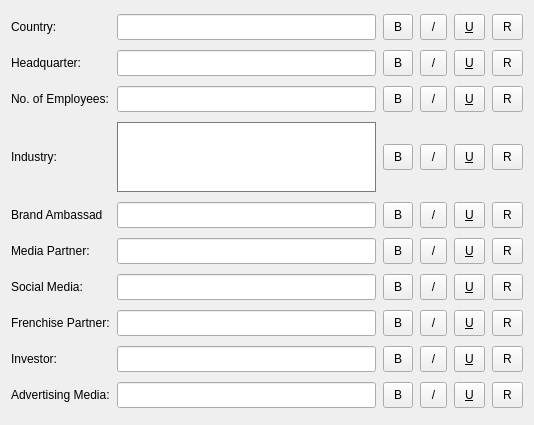
       <widget class="QWidget" name="scrollAreaWidgetContents_7">
        <property name="geometry">
         <rect>
          <x>0</x>
          <y>0</y>
          <width>534</width>
          <height>425</height>
         </rect>
        </property>
        <layout class="QGridLayout" name="gridLayout_9">
         <item row="0" column="0">
          <widget class="QWidget" name="widget_6" native="true">
           <property name="sizePolicy">
            <sizepolicy hsizetype="Ignored" vsizetype="Preferred">
             <horstretch>0</horstretch>
             <verstretch>0</verstretch>
            </sizepolicy>
           </property>
           <property name="contextMenuPolicy">
            <enum>Qt::NoContextMenu</enum>
           </property>
           <property name="acceptDrops">
            <bool>true</bool>
           </property>
           <property name="styleSheet">
            <string notr="true">font: 9pt &quot;MS Shell Dlg 2&quot;;


</string>
           </property>
           <layout class="QGridLayout" name="gridLayout_10">
            <property name="leftMargin">
             <number>0</number>
            </property>
            <property name="topMargin">
             <number>0</number>
            </property>
            <property name="rightMargin">
             <number>0</number>
            </property>
            <property name="bottomMargin">
             <number>0</number>
            </property>
            <property name="spacing">
             <number>7</number>
            </property>
            <item row="1" column="1">
             <widget class="QLineEdit" name="lineEdit_12">
              <property name="sizePolicy">
               <sizepolicy hsizetype="Expanding" vsizetype="Fixed">
                <horstretch>0</horstretch>
                <verstretch>0</verstretch>
               </sizepolicy>
              </property>
              <property name="maximumSize">
               <size>
                <width>260</width>
                <height>16777215</height>
               </size>
              </property>
              <property name="contextMenuPolicy">
               <enum>Qt::NoContextMenu</enum>
              </property>
              <property name="styleSheet">
               <string notr="true">padding:4px;</string>
              </property>
             </widget>
            </item>
            <item row="8" column="4">
             <widget class="QPushButton" name="pushButton_87">
              <property name="styleSheet">
               <string notr="true">padding:10px;
text-decoration: underline;
font: 75 8pt &quot;Arial&quot;;
padding-top:5px;
padding-bottom:5px;
</string>
              </property>
              <property name="text">
               <string>U</string>
              </property>
             </widget>
            </item>
            <item row="1" column="4">
             <widget class="QPushButton" name="pushButton_51">
              <property name="styleSheet">
               <string notr="true">padding:10px;
text-decoration: underline;
font: 75 8pt &quot;Arial&quot;;
padding-top:5px;
padding-bottom:5px;
</string>
              </property>
              <property name="text">
               <string>U</string>
              </property>
             </widget>
            </item>
            <item row="3" column="3">
             <widget class="QPushButton" name="pushButton_54">
              <property name="styleSheet">
               <string notr="true">padding:10px;

font: 8pt &quot;Arial&quot;;
padding-top:5px;
padding-bottom:5px;
</string>
              </property>
              <property name="text">
               <string>/</string>
              </property>
             </widget>
            </item>
            <item row="8" column="3">
             <widget class="QPushButton" name="pushButton_86">
              <property name="styleSheet">
               <string notr="true">padding:10px;

font: 8pt &quot;Arial&quot;;
padding-top:5px;
padding-bottom:5px;
</string>
              </property>
              <property name="text">
               <string>/</string>
              </property>
             </widget>
            </item>
            <item row="3" column="5">
             <widget class="QPushButton" name="pushButton_56">
              <property name="styleSheet">
               <string notr="true">padding:10px;
padding-top:5px;
padding-bottom:5px;
</string>
              </property>
              <property name="text">
               <string>R</string>
              </property>
             </widget>
            </item>
            <item row="0" column="3">
             <widget class="QPushButton" name="pushButton_66">
              <property name="styleSheet">
               <string notr="true">padding:10px;

font: 8pt &quot;Arial&quot;;
padding-top:5px;
padding-bottom:5px;
</string>
              </property>
              <property name="text">
               <string>/</string>
              </property>
             </widget>
            </item>
            <item row="1" column="5">
             <widget class="QPushButton" name="pushButton_52">
              <property name="styleSheet">
               <string notr="true">padding:10px;
padding-top:5px;
padding-bottom:5px;
</string>
              </property>
              <property name="text">
               <string>R</string>
              </property>
             </widget>
            </item>
            <item row="2" column="0">
             <widget class="QLabel" name="label_76">
              <property name="text">
               <string>No. of Employees:</string>
              </property>
             </widget>
            </item>
            <item row="4" column="4">
             <widget class="QPushButton" name="pushButton_63">
              <property name="styleSheet">
               <string notr="true">padding:10px;
text-decoration: underline;
font: 75 8pt &quot;Arial&quot;;
padding-top:5px;
padding-bottom:5px;
</string>
              </property>
              <property name="text">
               <string>U</string>
              </property>
             </widget>
            </item>
            <item row="6" column="0">
             <widget class="QLabel" name="label_22">
              <property name="text">
               <string>Social Media:</string>
              </property>
             </widget>
            </item>
            <item row="5" column="3">
             <widget class="QPushButton" name="pushButton_70">
              <property name="styleSheet">
               <string notr="true">padding:10px;

font: 8pt &quot;Arial&quot;;
padding-top:5px;
padding-bottom:5px;
</string>
              </property>
              <property name="text">
               <string>/</string>
              </property>
             </widget>
            </item>
            <item row="3" column="2">
             <widget class="QPushButton" name="pushButton_53">
              <property name="styleSheet">
               <string notr="true">padding:10px;
font: 75 8pt &quot;Arial&quot;;
padding-top:5px;
padding-bottom:5px;
</string>
              </property>
              <property name="text">
               <string>B</string>
              </property>
             </widget>
            </item>
            <item row="8" column="5">
             <widget class="QPushButton" name="pushButton_88">
              <property name="styleSheet">
               <string notr="true">padding:10px;
padding-top:5px;
padding-bottom:5px;
</string>
              </property>
              <property name="text">
               <string>R</string>
              </property>
             </widget>
            </item>
            <item row="7" column="3">
             <widget class="QPushButton" name="pushButton_78">
              <property name="styleSheet">
               <string notr="true">padding:10px;

font: 8pt &quot;Arial&quot;;
padding-top:5px;
padding-bottom:5px;
</string>
              </property>
              <property name="text">
               <string>/</string>
              </property>
             </widget>
            </item>
            <item row="9" column="1">
             <widget class="QLineEdit" name="lineEdit_20">
              <property name="maximumSize">
               <size>
                <width>260</width>
                <height>16777215</height>
               </size>
              </property>
              <property name="contextMenuPolicy">
               <enum>Qt::NoContextMenu</enum>
              </property>
              <property name="styleSheet">
               <string notr="true">padding:4px;</string>
              </property>
             </widget>
            </item>
            <item row="4" column="2">
             <widget class="QPushButton" name="pushButton_61">
              <property name="styleSheet">
               <string notr="true">padding:10px;
font: 75 8pt &quot;Arial&quot;;
padding-top:5px;
padding-bottom:5px;
</string>
              </property>
              <property name="text">
               <string>B</string>
              </property>
             </widget>
            </item>
            <item row="2" column="3">
             <widget class="QPushButton" name="pushButton_58">
              <property name="styleSheet">
               <string notr="true">padding:10px;

font: 8pt &quot;Arial&quot;;
padding-top:5px;
padding-bottom:5px;
</string>
              </property>
              <property name="text">
               <string>/</string>
              </property>
             </widget>
            </item>
            <item row="1" column="3">
             <widget class="QPushButton" name="pushButton_50">
              <property name="styleSheet">
               <string notr="true">padding:10px;

font: 8pt &quot;Arial&quot;;
padding-top:5px;
padding-bottom:5px;
</string>
              </property>
              <property name="text">
               <string>/</string>
              </property>
             </widget>
            </item>
            <item row="6" column="4">
             <widget class="QPushButton" name="pushButton_75">
              <property name="styleSheet">
               <string notr="true">padding:10px;
text-decoration: underline;
font: 75 8pt &quot;Arial&quot;;
padding-top:5px;
padding-bottom:5px;
</string>
              </property>
              <property name="text">
               <string>U</string>
              </property>
             </widget>
            </item>
            <item row="0" column="2">
             <widget class="QPushButton" name="pushButton_65">
              <property name="styleSheet">
               <string notr="true">padding:10px;
font: 75 8pt &quot;Arial&quot;;
padding-top:5px;
padding-bottom:5px;
</string>
              </property>
              <property name="text">
               <string>B</string>
              </property>
             </widget>
            </item>
            <item row="3" column="1">
             <widget class="QTextEdit" name="textEdit_2">
              <property name="sizePolicy">
               <sizepolicy hsizetype="Expanding" vsizetype="Fixed">
                <horstretch>0</horstretch>
                <verstretch>0</verstretch>
               </sizepolicy>
              </property>
              <property name="maximumSize">
               <size>
                <width>260</width>
                <height>70</height>
               </size>
              </property>
              <property name="contextMenuPolicy">
               <enum>Qt::NoContextMenu</enum>
              </property>
              <property name="styleSheet">
               <string notr="true">border: 1px solid ;
border-color: rgb(122, 122, 122);</string>
              </property>
             </widget>
            </item>
            <item row="4" column="3">
             <widget class="QPushButton" name="pushButton_62">
              <property name="styleSheet">
               <string notr="true">padding:10px;

font: 8pt &quot;Arial&quot;;
padding-top:5px;
padding-bottom:5px;
</string>
              </property>
              <property name="text">
               <string>/</string>
              </property>
             </widget>
            </item>
            <item row="1" column="0">
             <widget class="QLabel" name="label_86">
              <property name="text">
               <string>Headquarter:</string>
              </property>
             </widget>
            </item>
            <item row="5" column="1">
             <widget class="QLineEdit" name="lineEdit_16">
              <property name="maximumSize">
               <size>
                <width>260</width>
                <height>16777215</height>
               </size>
              </property>
              <property name="contextMenuPolicy">
               <enum>Qt::NoContextMenu</enum>
              </property>
              <property name="styleSheet">
               <string notr="true">padding:4px;</string>
              </property>
             </widget>
            </item>
            <item row="4" column="5">
             <widget class="QPushButton" name="pushButton_64">
              <property name="styleSheet">
               <string notr="true">padding:10px;
padding-top:5px;
padding-bottom:5px;
</string>
              </property>
              <property name="text">
               <string>R</string>
              </property>
             </widget>
            </item>
            <item row="1" column="2">
             <widget class="QPushButton" name="pushButton_49">
              <property name="styleSheet">
               <string notr="true">padding:10px;
font: 75 8pt &quot;Arial&quot;;
padding-top:5px;
padding-bottom:5px;
</string>
              </property>
              <property name="text">
               <string>B</string>
              </property>
             </widget>
            </item>
            <item row="8" column="0">
             <widget class="QLabel" name="label_48">
              <property name="text">
               <string>Investor:</string>
              </property>
             </widget>
            </item>
            <item row="5" column="4">
             <widget class="QPushButton" name="pushButton_71">
              <property name="styleSheet">
               <string notr="true">padding:10px;
text-decoration: underline;
font: 75 8pt &quot;Arial&quot;;
padding-top:5px;
padding-bottom:5px;
</string>
              </property>
              <property name="text">
               <string>U</string>
              </property>
             </widget>
            </item>
            <item row="6" column="2">
             <widget class="QPushButton" name="pushButton_73">
              <property name="styleSheet">
               <string notr="true">padding:10px;
font: 75 8pt &quot;Arial&quot;;
padding-top:5px;
padding-bottom:5px;
</string>
              </property>
              <property name="text">
               <string>B</string>
              </property>
             </widget>
            </item>
            <item row="7" column="4">
             <widget class="QPushButton" name="pushButton_79">
              <property name="styleSheet">
               <string notr="true">padding:10px;
text-decoration: underline;
font: 75 8pt &quot;Arial&quot;;
padding-top:5px;
padding-bottom:5px;
</string>
              </property>
              <property name="text">
               <string>U</string>
              </property>
             </widget>
            </item>
            <item row="2" column="5">
             <widget class="QPushButton" name="pushButton_60">
              <property name="styleSheet">
               <string notr="true">padding:10px;
padding-top:5px;
padding-bottom:5px;
</string>
              </property>
              <property name="text">
               <string>R</string>
              </property>
             </widget>
            </item>
            <item row="0" column="1">
             <widget class="QLineEdit" name="lineEdit_15">
              <property name="sizePolicy">
               <sizepolicy hsizetype="Expanding" vsizetype="Fixed">
                <horstretch>0</horstretch>
                <verstretch>0</verstretch>
               </sizepolicy>
              </property>
              <property name="maximumSize">
               <size>
                <width>260</width>
                <height>16777215</height>
               </size>
              </property>
              <property name="contextMenuPolicy">
               <enum>Qt::NoContextMenu</enum>
              </property>
              <property name="styleSheet">
               <string notr="true">padding:4px;</string>
              </property>
             </widget>
            </item>
            <item row="7" column="2">
             <widget class="QPushButton" name="pushButton_77">
              <property name="styleSheet">
               <string notr="true">padding:10px;
font: 75 8pt &quot;Arial&quot;;
padding-top:5px;
padding-bottom:5px;
</string>
              </property>
              <property name="text">
               <string>B</string>
              </property>
             </widget>
            </item>
            <item row="8" column="2">
             <widget class="QPushButton" name="pushButton_85">
              <property name="styleSheet">
               <string notr="true">padding:10px;
font: 75 8pt &quot;Arial&quot;;
padding-top:5px;
padding-bottom:5px;
</string>
              </property>
              <property name="text">
               <string>B</string>
              </property>
             </widget>
            </item>
            <item row="2" column="4">
             <widget class="QPushButton" name="pushButton_59">
              <property name="styleSheet">
               <string notr="true">padding:10px;
text-decoration: underline;
font: 75 8pt &quot;Arial&quot;;
padding-top:5px;
padding-bottom:5px;
</string>
              </property>
              <property name="text">
               <string>U</string>
              </property>
             </widget>
            </item>
            <item row="8" column="1">
             <widget class="QLineEdit" name="lineEdit_19">
              <property name="maximumSize">
               <size>
                <width>260</width>
                <height>16777215</height>
               </size>
              </property>
              <property name="contextMenuPolicy">
               <enum>Qt::NoContextMenu</enum>
              </property>
              <property name="styleSheet">
               <string notr="true">padding:4px;</string>
              </property>
             </widget>
            </item>
            <item row="5" column="2">
             <widget class="QPushButton" name="pushButton_69">
              <property name="styleSheet">
               <string notr="true">padding:10px;
font: 75 8pt &quot;Arial&quot;;
padding-top:5px;
padding-bottom:5px;
</string>
              </property>
              <property name="text">
               <string>B</string>
              </property>
             </widget>
            </item>
            <item row="0" column="0">
             <widget class="QLabel" name="label_84">
              <property name="text">
               <string>Country:              </string>
              </property>
             </widget>
            </item>
            <item row="0" column="4">
             <widget class="QPushButton" name="pushButton_67">
              <property name="styleSheet">
               <string notr="true">padding:10px;
text-decoration: underline;
font: 75 8pt &quot;Arial&quot;;
padding-top:5px;
padding-bottom:5px;
</string>
              </property>
              <property name="text">
               <string>U</string>
              </property>
             </widget>
            </item>
            <item row="6" column="3">
             <widget class="QPushButton" name="pushButton_74">
              <property name="styleSheet">
               <string notr="true">padding:10px;

font: 8pt &quot;Arial&quot;;
padding-top:5px;
padding-bottom:5px;
</string>
              </property>
              <property name="text">
               <string>/</string>
              </property>
             </widget>
            </item>
            <item row="4" column="0">
             <widget class="QLabel" name="label_74">
              <property name="text">
               <string>Brand Ambassad</string>
              </property>
             </widget>
            </item>
            <item row="7" column="5">
             <widget class="QPushButton" name="pushButton_80">
              <property name="styleSheet">
               <string notr="true">padding:10px;
padding-top:5px;
padding-bottom:5px;
</string>
              </property>
              <property name="text">
               <string>R</string>
              </property>
             </widget>
            </item>
            <item row="0" column="5">
             <widget class="QPushButton" name="pushButton_68">
              <property name="styleSheet">
               <string notr="true">padding:10px;
padding-top:5px;
padding-bottom:5px;
</string>
              </property>
              <property name="text">
               <string>R</string>
              </property>
             </widget>
            </item>
            <item row="9" column="0">
             <widget class="QLabel" name="label_36">
              <property name="text">
               <string>Advertising Media:</string>
              </property>
             </widget>
            </item>
            <item row="7" column="1">
             <widget class="QLineEdit" name="lineEdit_18">
              <property name="maximumSize">
               <size>
                <width>260</width>
                <height>16777215</height>
               </size>
              </property>
              <property name="contextMenuPolicy">
               <enum>Qt::NoContextMenu</enum>
              </property>
              <property name="styleSheet">
               <string notr="true">padding:4px;</string>
              </property>
             </widget>
            </item>
            <item row="9" column="4">
             <widget class="QPushButton" name="pushButton_91">
              <property name="styleSheet">
               <string notr="true">padding:10px;
text-decoration: underline;
font: 75 8pt &quot;Arial&quot;;
padding-top:5px;
padding-bottom:5px;
</string>
              </property>
              <property name="text">
               <string>U</string>
              </property>
             </widget>
            </item>
            <item row="3" column="0">
             <widget class="QLabel" name="label_80">
              <property name="text">
               <string>Industry:</string>
              </property>
             </widget>
            </item>
            <item row="6" column="1">
             <widget class="QLineEdit" name="lineEdit_17">
              <property name="maximumSize">
               <size>
                <width>260</width>
                <height>16777215</height>
               </size>
              </property>
              <property name="contextMenuPolicy">
               <enum>Qt::NoContextMenu</enum>
              </property>
              <property name="styleSheet">
               <string notr="true">padding:4px;</string>
              </property>
             </widget>
            </item>
            <item row="7" column="0">
             <widget class="QLabel" name="label_40">
              <property name="text">
               <string>Frenchise Partner:</string>
              </property>
             </widget>
            </item>
            <item row="4" column="1">
             <widget class="QLineEdit" name="lineEdit_14">
              <property name="maximumSize">
               <size>
                <width>260</width>
                <height>16777215</height>
               </size>
              </property>
              <property name="contextMenuPolicy">
               <enum>Qt::NoContextMenu</enum>
              </property>
              <property name="styleSheet">
               <string notr="true">padding:4px;</string>
              </property>
             </widget>
            </item>
            <item row="5" column="0">
             <widget class="QLabel" name="label_46">
              <property name="text">
               <string>Media Partner:</string>
              </property>
             </widget>
            </item>
            <item row="9" column="5">
             <widget class="QPushButton" name="pushButton_92">
              <property name="styleSheet">
               <string notr="true">padding:10px;
padding-top:5px;
padding-bottom:5px;
</string>
              </property>
              <property name="text">
               <string>R</string>
              </property>
             </widget>
            </item>
            <item row="6" column="5">
             <widget class="QPushButton" name="pushButton_76">
              <property name="styleSheet">
               <string notr="true">padding:10px;
padding-top:5px;
padding-bottom:5px;
</string>
              </property>
              <property name="text">
               <string>R</string>
              </property>
             </widget>
            </item>
            <item row="2" column="2">
             <widget class="QPushButton" name="pushButton_57">
              <property name="styleSheet">
               <string notr="true">padding:10px;
font: 75 8pt &quot;Arial&quot;;
padding-top:5px;
padding-bottom:5px;
</string>
              </property>
              <property name="text">
               <string>B</string>
              </property>
             </widget>
            </item>
            <item row="2" column="1">
             <widget class="QLineEdit" name="lineEdit_13">
              <property name="sizePolicy">
               <sizepolicy hsizetype="Expanding" vsizetype="Fixed">
                <horstretch>0</horstretch>
                <verstretch>0</verstretch>
               </sizepolicy>
              </property>
              <property name="maximumSize">
               <size>
                <width>260</width>
                <height>16777215</height>
               </size>
              </property>
              <property name="contextMenuPolicy">
               <enum>Qt::NoContextMenu</enum>
              </property>
              <property name="styleSheet">
               <string notr="true">padding:4px;</string>
              </property>
             </widget>
            </item>
            <item row="3" column="4">
             <widget class="QPushButton" name="pushButton_55">
              <property name="styleSheet">
               <string notr="true">padding:10px;
text-decoration: underline;
font: 75 8pt &quot;Arial&quot;;
padding-top:5px;
padding-bottom:5px;
</string>
              </property>
              <property name="text">
               <string>U</string>
              </property>
             </widget>
            </item>
            <item row="9" column="3">
             <widget class="QPushButton" name="pushButton_90">
              <property name="styleSheet">
               <string notr="true">padding:10px;

font: 8pt &quot;Arial&quot;;
padding-top:5px;
padding-bottom:5px;
</string>
              </property>
              <property name="text">
               <string>/</string>
              </property>
             </widget>
            </item>
            <item row="5" column="5">
             <widget class="QPushButton" name="pushButton_72">
              <property name="styleSheet">
               <string notr="true">padding:10px;
padding-top:5px;
padding-bottom:5px;
</string>
              </property>
              <property name="text">
               <string>R</string>
              </property>
             </widget>
            </item>
            <item row="9" column="2">
             <widget class="QPushButton" name="pushButton_89">
              <property name="styleSheet">
               <string notr="true">padding:10px;
font: 75 8pt &quot;Arial&quot;;
padding-top:5px;
padding-bottom:5px;
</string>
              </property>
              <property name="text">
               <string>B</string>
              </property>
             </widget>
            </item>
           </layout>
          </widget>
         </item>
        </layout>
       </widget>
